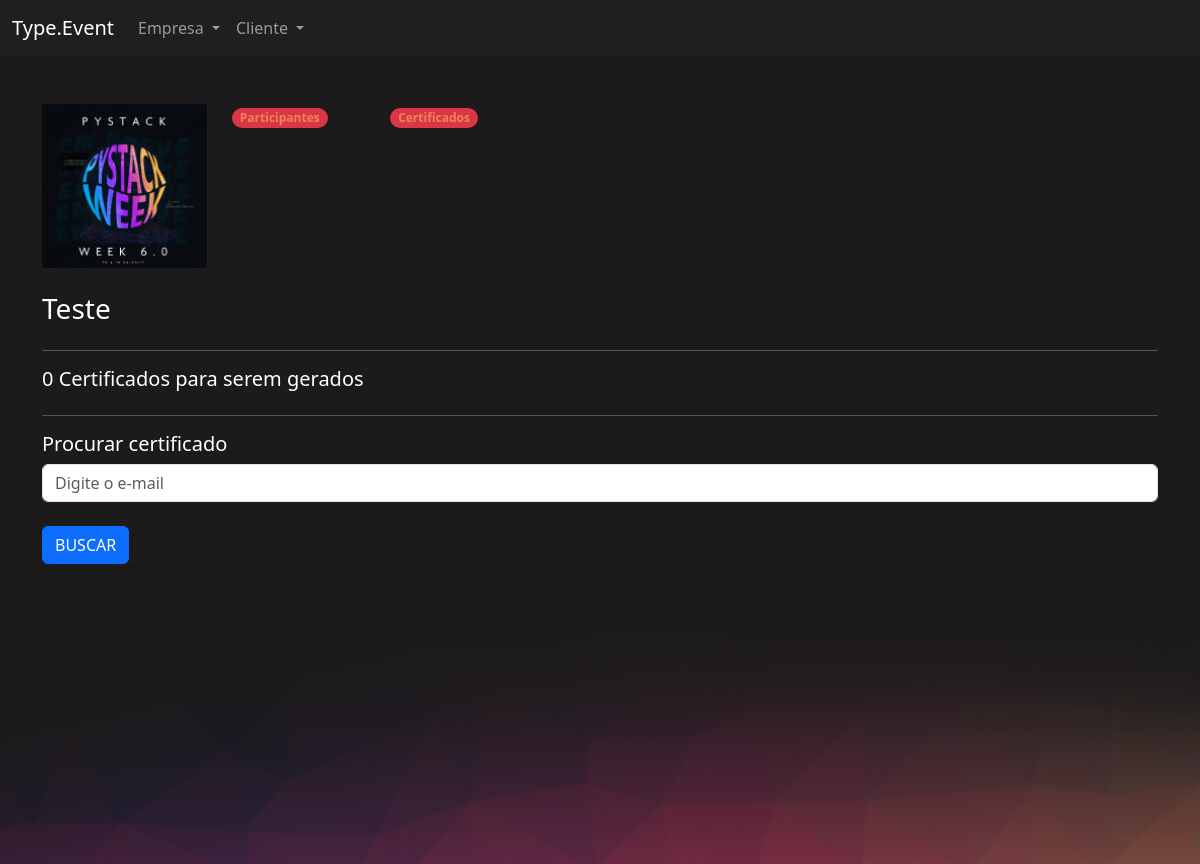
The app's page /eventos/certificados_evento/1/ (signed in) with its own data.
### eventos/models.py (models this page shows, shortened)
class Evento(models.Model):
    criador = models.ForeignKey(User, on_delete=models.DO_NOTHING)
    nome = models.CharField(max_length=200)
    descricao = models.TextField()
    data_inicio = models.DateField()
    data_termino = models.DateField()
    carga_horaria = models.IntegerField()
    logo = models.FileField(upload_to="logos")
    participantes = models.ManyToManyField(User, related_name="evento_participante", null=True, blank=True)
    cor_principal = models.CharField(max_length=7)
    cor_secundaria = models.CharField(max_length=7)
    cor_fundo = models.CharField(max_length=7)

### eventos/views.py (the view)
# urls.py: path('certificados_evento/<int:id>/', views.certificados_evento, name="certificados_evento"),
def certificados_evento(request, id):
    evento = get_object_or_404(Evento, id=id)
    if not evento.criador == request.user:
        raise Http404('Esse evento não é seu')
    if request.method == "GET":
        qtd_certificados = evento.participantes.all().count() - Certificado.objects.filter(evento=evento).count()
        return render(request, 'certificados_evento.html', {'evento': evento, 'qtd_certificados': qtd_certificados, 'evento': evento })

### eventos/templates/certificados_evento.html (shortened to what this page needs)
{% extends "bases/base_evento.html" %}
{% load static %}
{% block 'importacoes' %}
    <link href="{% static 'evento/css/gerenciar_evento.css' %}" rel="stylesheet">
{% endblock %}
{% block 'conteudo' %}
    <div class="container">
        <br>
        <br>
        <div class="row">
            <div class="col-md-2">
                <img width="100%" src="/media/{{evento.logo}}">
                <br>
                <br>
                <h3>{{evento.nome}}</h3>
            </div>
            <div class="col-md">
                <div class="row">
                    <div class="col-md-2">
                        <span class="badge rounded-pill text-bg-danger"><a class="link" href="{% url 'participantes_evento' evento.id %}">Participantes</a></span>
                    </div>
                    <div class="col-md-2">
                        <span class="badge rounded-pill text-bg-danger"><a class="link" href="{% url 'certificados_evento' evento.id %}">Certificados</a></span>
                    </div>
                </div>
            </div>
        </div>
        <hr>
        <div class="row">
            <h5>{{qtd_certificados}} Certificados para serem gerados</h5>
        </div>
        <hr>
        <div class="row">
            <h5>Procurar certificado</h5>
            <br>
            <form action="{% url 'procurar_certificado' evento.id %}" method="POST">
                <input type="email" class="form-control" placeholder="Digite o e-mail" name="email">{% csrf_token %}
                <br>
                <input type="submit" value="BUSCAR" class="btn btn-primary">
            </form>
        </div>
    </div>
{% endblock %}

### templates/static/geral/css/base.css (style rules this page uses)
body { color: white !important; }
:root { --main-color: #201F1F; --dark-color: #1C1A1A; --contrast-color: #BE375F; --differential-color: #ED8554; }

### templates/static/evento/css/evento.css (style rules this page uses)
body { background-color: #1C1A1A; }

### templates/static/usuarios/css/usuarios.css (style rules this page uses)
.link { color: var(--differential-color); text-decoration: none; }

### records on screen
Evento: logo (picture), nome "Teste"

### other values on screen
{{ qtd_certificados }} "0"
